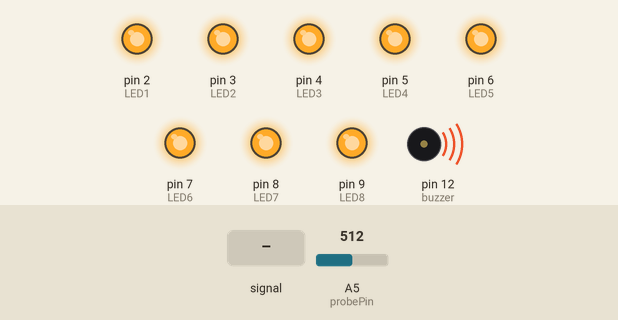
Simulated run of this sketch. Board: Arduino Uno, built with avr-gcc and run on an emulated ATmega328P. Shown: output pins drawn as LEDs (lit = HIGH), buzzer (waves = sounding). Dashed ring = blinking. The test bench sets the inputs (shaded band); at power-on: A5 (probePin) = 512.

Above: at 1.2 s.
1.3 s: A5 (probePin) fed a 2 Hz sine of ±306 counts around its level
At 1.64 s:
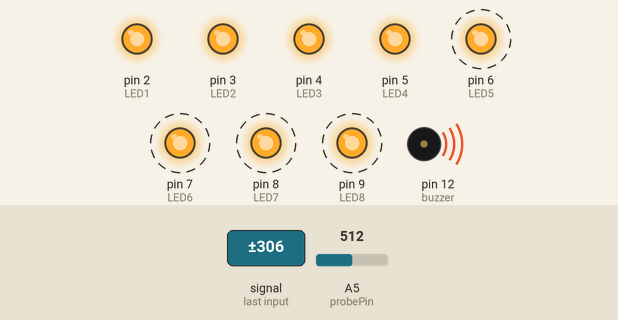
4.3 s: A5 (probePin) set to 290
At 5.0 s:
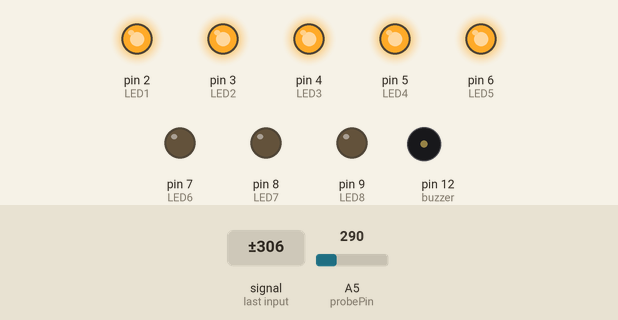
5.8 s: A5 (probePin) fed a 200 Hz sine of ±255 counts around its level
At 7.0 s:
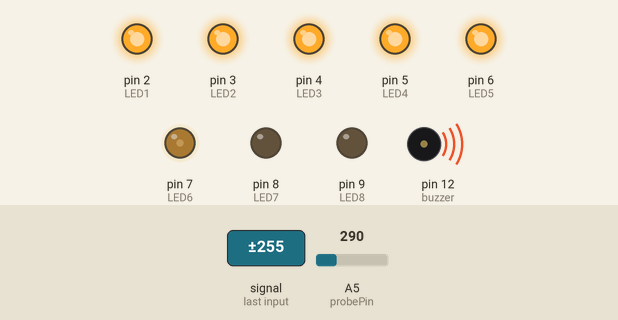
7.3 s: A5 (probePin) fed a 1000 Hz sine of ±255 counts around its level
At 7.8 s:
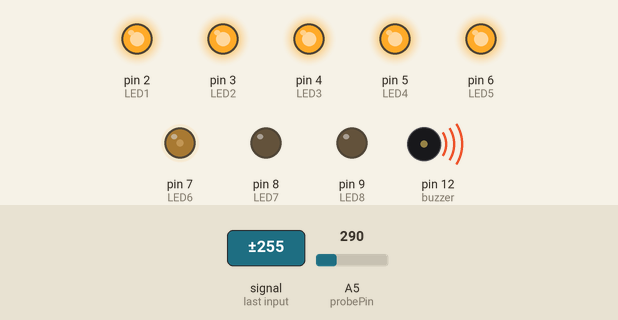
8.8 s: A5 (probePin) set to 306
At 9.4 s:
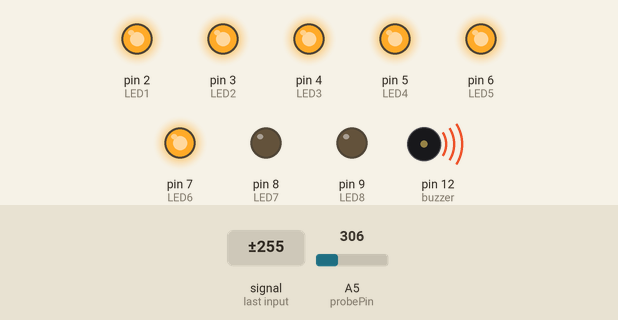
10.3 s: A5 (probePin) fed a 50 Hz sine of ±306 counts around its level
At 11.3 s:
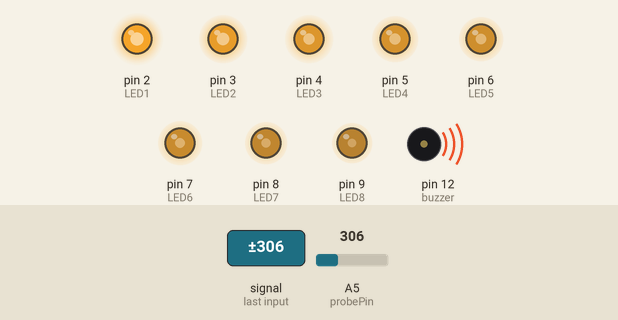
Timing chart, 0 to 13.2 s (numbered marks = the images above; inputs shaded):
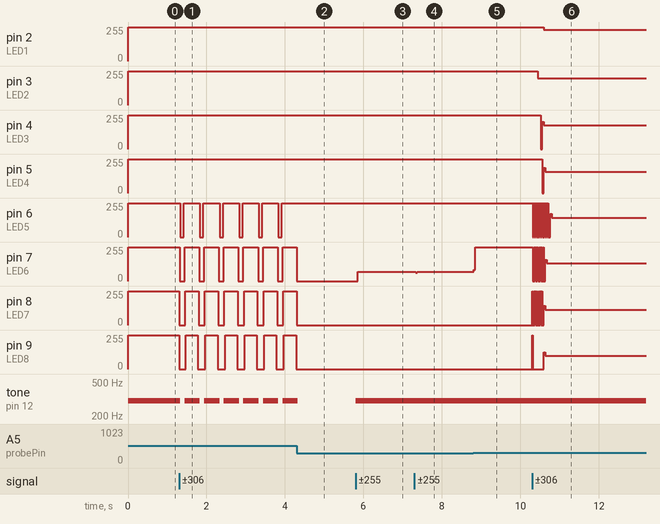

The sketch:

homework3.ino
```cpp
#define NUMREADINGS 25
const int senseLimit = 1023;
const int probePin = A5;
int val = 0;
const int LED1 = 2;
const int LED2 = 3;
const int LED3 = 4;
const int LED4 = 5;
const int LED5 = 6;
const int LED6 = 7;
const int LED7 = 8;
const int LED8 = 9;
const int buzzer = 12;
int readings[NUMREADINGS];
int index = 0;
int total = 0;
int average = 0;

void setup() {
  pinMode(LED1, OUTPUT);
  pinMode(LED2, OUTPUT);
  pinMode(LED3, OUTPUT);
  pinMode(LED4, OUTPUT);
  pinMode(LED5, OUTPUT);
  pinMode(LED6, OUTPUT);
  pinMode(LED7, OUTPUT);
  pinMode(LED8, OUTPUT);
  pinMode(buzzer, OUTPUT);
  pinMode(probePin, INPUT);

  for (int i = 0; i < NUMREADINGS; i++)
    readings[i] = 0;
}

void loop() {
  val = analogRead(probePin);

  if (val >= 1) {
    val = constrain(val, 1, senseLimit);
    val = map(val, 1, senseLimit, 1, 1023);

    total -= readings[index];
    readings[index] = val;
    total += readings[index];
    index = (index + 1);

    if (index >= NUMREADINGS)
     index = 0;

    average = total / NUMREADINGS;

    if (average > 50) {
      digitalWrite(LED1, HIGH);
    }
    else {
      digitalWrite(LED1, LOW);
     }
     if (average > 100) {
        digitalWrite(LED2, HIGH);
     }
     else {
        digitalWrite(LED2, LOW);
     }
     if (average > 150) {
        digitalWrite(LED3, HIGH);
     }
     else {
        digitalWrite(LED3, LOW);
     }
     if (average > 200) {
        digitalWrite(LED4, HIGH);
     }
     else {
        digitalWrite(LED4, LOW);
     }
     if (average > 250) {
        digitalWrite(LED5, HIGH);
     }
     else {
        digitalWrite(LED5, LOW);
     }
     if (average > 300) {
        digitalWrite(LED6, HIGH);
        tone(buzzer, 300, 20);
     }
     else {
        digitalWrite(LED6, LOW);
     }
     if (average > 350) {
        digitalWrite(LED7, HIGH);
     }
     else {
        digitalWrite(LED7, LOW);
     }
     if (average > 400) {
        digitalWrite(LED8, HIGH);
     }
     else {
        digitalWrite(LED8, LOW);
     }
  }
}
```

Measured:
- after the input at 1.3 s, pin 6 (LED5): alternates 255/255 for 0.41 s and 0/255 for 0.09 s, starting at once; pin 7 (LED6): alternates 255/255 for 0.37 s and 0/255 for 0.13 s, starting at once
- after the input at 4.3 s, pin 6 (LED5): stops changing and stays 255/255; pin 7 (LED6): goes on until 4.3 s, then stays 0/255; pin 8 (LED7), pin 9 (LED8): stops changing and stays 0/255; tone on pin 12 (buzzer): goes on until 4.3 s, then stays silent
- after the input at 5.8 s, pin 7 (LED6): 0/255 → 70/255 after 0.05 s; tone on pin 12 (buzzer): silent → 300 Hz at once
- after the input at 7.3 s, pin 7 (LED6): 70/255 → 68/255 at once
- after the input at 8.8 s, pin 7 (LED6): 68/255 → 255/255 at once
- after the input at 10.3 s, pin 2 (LED1): 255/255 → 234/255 after 0.30 s; pin 3 (LED2): 255/255 → 201/255 after 0.14 s; pin 4 (LED3): 255/255 → 177/255 after 0.21 s; pin 5 (LED4): 255/255 → 161/255 after 0.25 s; pin 9 (LED8): 0/255 → 99/255 after 0.30 s
